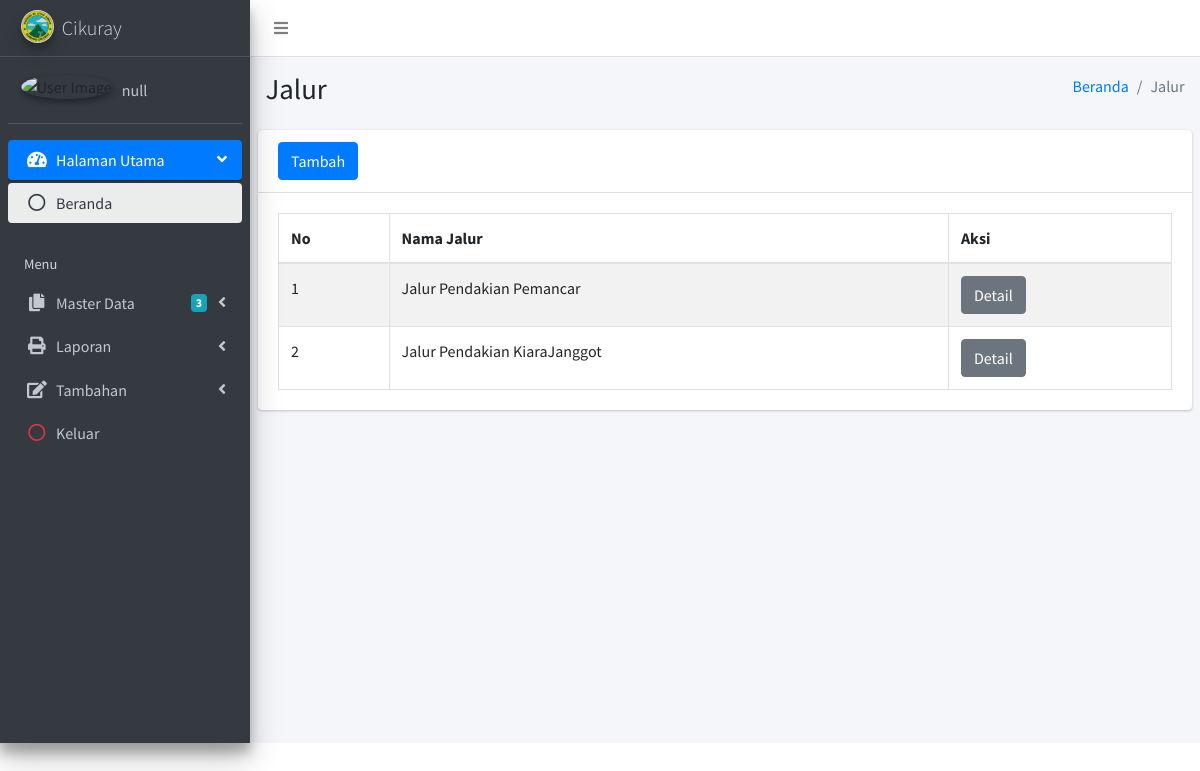
The app's page /Admin/Wisata/index.php (signed in) with its own data.
### tables this page shows
CREATE TABLE `tb_jalur` (
  `id_jalur` int(11) NOT NULL,
  `id_kategori` int(11) DEFAULT NULL,
  `nama_jalur` varchar(50) DEFAULT NULL,
  `alamat` text DEFAULT NULL,
  `ket_singkat` text DEFAULT NULL,
  `ket_lengkap` text DEFAULT NULL,
  `harga` int(11) DEFAULT NULL,
  `stok` int(11) DEFAULT NULL,
  `gambar` varchar(250) DEFAULT NULL,
  `created` datetime DEFAULT NULL,
  `modified` datetime DEFAULT NULL
);

### Admin/Wisata/index.php (the view, shortened to what this page needs)
<?php
include '../../koneksi.php';
$id_user = $_COOKIE["version"];
$query = "SELECT * FROM tb_admin WHERE id_admin = '$id_user'";
$exe = mysqli_query($conn, $query);
$data = mysqli_fetch_array($exe);
?>
<!DOCTYPE html>
<html>
<head>
  <link rel="stylesheet" href="../../assets/plugins/fontawesome-free/css/all.min.css">
  <link rel="stylesheet" href="https://code.ionicframework.com/ionicons/2.0.1/css/ionicons.min.css">
  <link rel="stylesheet" href="../../assets/plugins/sweetalert2-theme-bootstrap-4/bootstrap-4.min.css">
  <link rel="stylesheet" href="../../assets/plugins/datatables-bs4/css/dataTables.bootstrap4.css">
  <link rel="stylesheet" href="../../assets/dist/css/adminlte.min.css">
</head>
<body class="hold-transition sidebar-mini">
  <div class="wrapper">
    <nav class="main-header navbar navbar-expand navbar-white navbar-light">
      <ul class="navbar-nav">
        <li class="nav-item">
          <a class="nav-link" data-widget="pushmenu" href="#"><i class="fas fa-bars"></i></a>
        </li>
      </ul>
    </nav>
    <aside class="main-sidebar sidebar-dark-primary elevation-4">
      <a href="../index" class="brand-link">
        <img src="../../assets/images/logo.jpg" alt="Peonpegu" class="brand-image img-circle elevation-3"
        style="opacity: .8">
        <span class="brand-text font-weight-light">Cikuray</span>
      </a>
      <div class="sidebar">
        <div class="user-panel mt-3 pb-3 mb-3 d-flex">
          <div class="image">
            <img src="../../assets/images/akun/<?php echo $data['gambar'];?>" class="img-circle elevation-2" alt="User Image">
          </div>
          <div class="info">
            <a href="../Akun/index" class="d-block"><script type="text/javascript">document.write(tampil2)</script></a>
          </div>
        </div>
        <nav class="mt-2">
          <ul class="nav nav-pills nav-sidebar flex-column" data-widget="treeview" role="menu" data-accordion="false">
           <li class="nav-item has-treeview menu-open">
            <a href="#" class="nav-link active">
              <i class="nav-icon fas fa-tachometer-alt"></i>
              <p>
                Halaman Utama
                <i class="right fas fa-angle-left"></i>
              </p>
            </a>
            <ul class="nav nav-treeview">
              <li class="nav-item">
                <a href="../index" class="nav-link active">
                  <i class="far fa-circle nav-icon"></i>
                  <p>Beranda</p>
                </a>
              </li>
            </ul>
          </li>
          <li class="nav-header">Menu</li>
          <li class="nav-item has-treeview">
            <a href="#" class="nav-link">
              <i class="nav-icon fas fa-copy"></i>
              <p>
                Master Data
                <i class="fas fa-angle-left right"></i>
                <span class="badge badge-info right">3</span>
              </p>
            </a>
          </li>
          <li class="nav-item has-treeview">
            <a href="#" class="nav-link">
              <i class="nav-icon fas fa-print"></i>
              <p>
                Laporan
                <i class="fas fa-angle-left right"></i>
              </p>
            </a>
          </li>
          <li class="nav-item has-treeview">
            <a href="#" class="nav-link">
              <i class="nav-icon fas fa-edit"></i>
              <p>
                Tambahan
                <i class="fas fa-angle-left right"></i>
              </p>
            </a>
          </li>
          <li class="nav-item">
            <a href="../../Proses/logout" class="nav-link">
              <i class="nav-icon far fa-circle text-danger"></i>
              <p class="text">Keluar</p>
            </a>
          </li>
        </ul>
      </nav>
    </div>
  </aside>
  <div class="content-wrapper">
    <section class="content-header">
      <div class="container-fluid">
        <div class="row mb-2">
          <div class="col-sm-6">
            <h1>Jalur</h1>
          </div>
          <div class="col-sm-6">
            <ol class="breadcrumb float-sm-right">
              <li class="breadcrumb-item"><a href="../index">Beranda</a></li>
              <li class="breadcrumb-item active">Jalur</li>
            </ol>
          </div>
        </div>
      </div>
    </section>
    <section class="content">
      <div class="row">
        <div class="col-12">
          <div class="card">
            <div class="card-header">
              <h3 class="card-title"><a href="tambah-jalur" class="btn btn-primary">Tambah</a></h3>
            </div>
            <div class="card-body">
              <table id="example1" class="table table-bordered table-striped">
                <thead>
                  <tr>
                    <th>No</th>
                    <th>Nama Jalur</th>
                    <th>Aksi</th>
                  </tr>
                </thead>
                <tbody>
                  <?php
                  $no = 1;
                  $query = "SELECT * FROM tb_jalur ORDER BY id_jalur ASC";
                  $exe = mysqli_query($conn, $query);
                  while($row = mysqli_fetch_array($exe)) {
                  ?>
                  <tr>
                    <td><?php echo $no++;?></td>
                    <td><?php echo $row['nama_jalur'];?></td>
                    <td><a href="detail-wisata?id=<?php echo $row['id_jalur'];?>" class="btn btn-secondary">Detail</a></td>
                  </tr>
                <?php } ?>
                </tbody>
              </table>
            </div>
          </div>
        </div>
      </div>
    </section>
  </div>
</div>
</body>
</html>

### records on screen
tb_jalur: nama_jalur "Jalur Pendakian Pemancar"
tb_jalur: nama_jalur "Jalur Pendakian KiaraJanggot"
